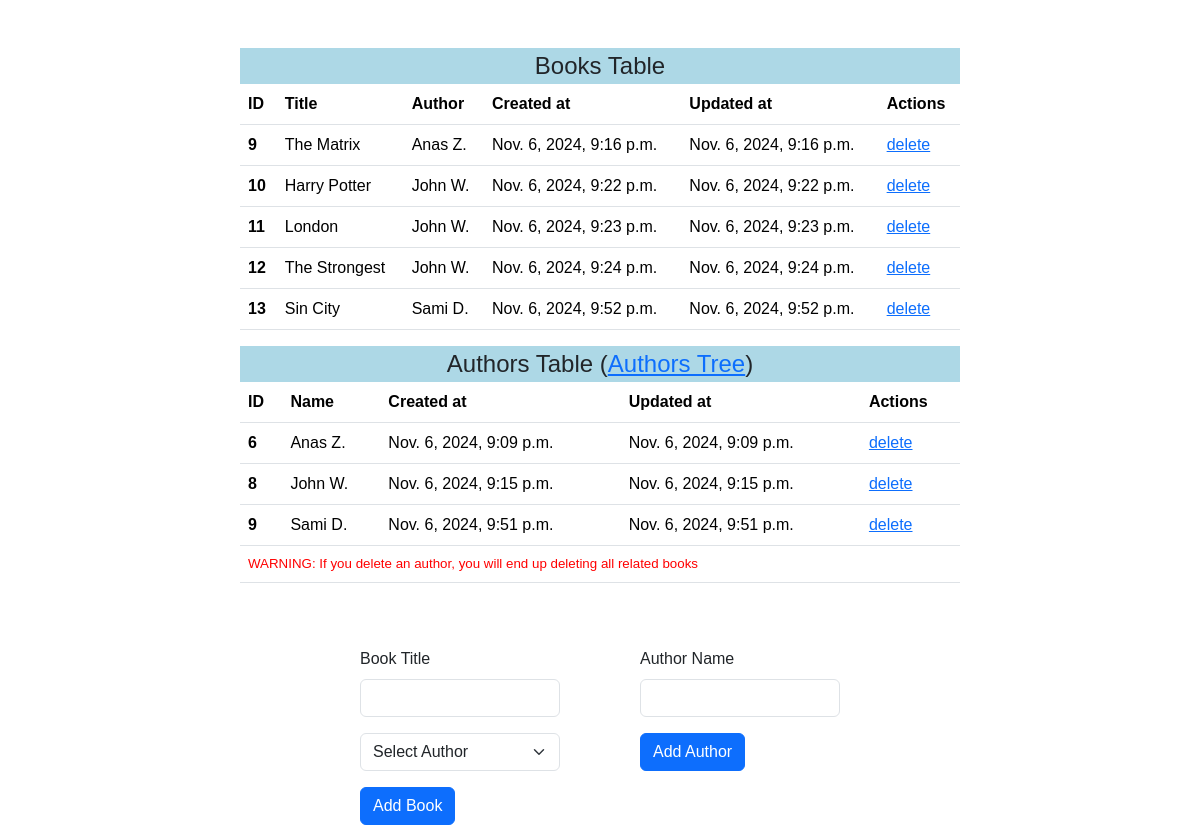
The page / on the database its author committed.
### books/models.py (models this page shows)
class Book(models.Model):
    title = models.CharField(max_length=255)
    author = models.ForeignKey(Author,related_name="books",on_delete=models.CASCADE)
    created_at = models.DateTimeField(auto_now_add=True)
    updated_at = models.DateTimeField(auto_now=True)

class Author(models.Model):
    name = models.CharField(max_length=255)
    created_at = models.DateTimeField(auto_now_add=True)
    updated_at = models.DateTimeField(auto_now=True)

### books/views.py (the view)
# urls.py: path('', views.index),
def index(request):
    context = {
        'all_authors' : models.get_all_authors(),
        'all_books'   : models.get_all_books()
    }
    return render(request , "index.html" , context)

### books/models.py (called while the page is built)
def get_all_authors():
    return Author.objects.all()

def get_all_books():
    return Book.objects.all()

### books/templates/index.html (shortened to what this page needs)
<!DOCTYPE html>
<html lang="en">
<head>
    {% load static %}
    <link rel="stylesheet" href="{% static 'css/bootstrap/bootstrap.css' %}">
    <link rel="stylesheet" href="{% static 'css/my_css/my_style.css' %}">
</head>
<body>
    <div class="tables">
        <table class="table caption-top">
            <div class="table-title">
                Books Table
            </div>
            <tr>
                <th scope="col">ID</th>
                <th scope="col">Title</th>
                <th scope="col">Author</th>
                <th scope="col">Created at</th>
                <th scope="col">Updated at</th>
                <th scope="col">Actions</th>
            </tr>
            <tbody>
            {% for i in all_books %}
            <tr>
                <th scope="row">{{ i.id }}</th>
                <td>{{ i.title }}</td>
                <td>{{ i.author.name }}</td>
                <td>{{ i.created_at }}</td>
                <td>{{ i.updated_at }}</td>
                <td><a href="/deleteBook/{{ i.id }}">delete</a></td>
            </tr>
            {% endfor %}
            </tbody>
        </table>
        <table class="table caption-top">
            <div class="table-title">
                Authors Table (<a href="/treeTables">Authors Tree</a>)
            </div>
            <tr>
                <th scope="col">ID</th>
                <th scope="col">Name</th>
                <th scope="col">Created at</th>
                <th scope="col">Updated at</th>
                <th scope="col">Actions</th>
            </tr>
            <tbody>
            {% for i in all_authors %}
            <tr>
                <th scope="row">{{ i.id }}</th>
                <td>{{ i.name }}</td>
                <td>{{ i.created_at }}</td>
                <td>{{ i.updated_at }}</td>
                <td><a href="/deleteAuthor/{{ i.id }}">delete</a></td>
            </tr>
            {% endfor %}
            <tr>
                <td id="warning-message" colspan="5">WARNING: If you delete an author, you will end up deleting all related books</td>
            </tr>
            </tbody>
        </table>
    </div>
    <div class="forms">
        <form action="/addBook" method="POST">
            <div class="mb-3">
              <label class="form-label">Book Title</label>
              <input name="book_title" type="text" class="form-control" aria-describedby="emailHelp">
            </div>
            <div class="mb-3">
                <select name="author_id" class="form-select" aria-label="Default select example" required>
                    <option selected>Select Author</option>
                  </select>
              </div>
            <button type="submit" class="btn btn-primary">Add Book</button>
          </form>
          <form action="/addAuthor" method="POST">
            <div class="mb-3">
              <label for="exampleInputEmail1" class="form-label">Author Name</label>
              <input name="author_name" type="text" class="form-control" id="exampleInputEmail1" aria-describedby="emailHelp">
            </div>
            <button type="submit" class="btn btn-primary">Add Author</button>
          </form>
    </div>
</body>
</html>

### books/static/css/my_css/my_style.css (style rules this page uses)
* { margin: 0; padding: 0; font-family: sans-serif; }
.table-title { font-size: 3vh; display: flex; justify-content: center; }
.tables { margin: auto; margin-top: 6vh ; width: 90vh; }
.tables div { background-color: lightblue; }
.forms { margin: auto; margin-top: 8vh ; width: 60vh; display: flex; justify-content: space-between; }
.forms form { width: 25vh; }
#warning-message { color: red; font-size: smaller; }

### rows shown on the page
Book: id "9", title "The Matrix", author.name "Anas Z.", created_at "Nov. 6, 2024, 9:16 p.m.", updated_at "Nov. 6, 2024, 9:16 p.m."
Book: id "10", title "Harry Potter", author.name "John W.", created_at "Nov. 6, 2024, 9:22 p.m.", updated_at "Nov. 6, 2024, 9:22 p.m."
Book: id "11", title "London", author.name "John W.", created_at "Nov. 6, 2024, 9:23 p.m.", updated_at "Nov. 6, 2024, 9:23 p.m."
Book: id "12", title "The Strongest", author.name "John W.", created_at "Nov. 6, 2024, 9:24 p.m.", updated_at "Nov. 6, 2024, 9:24 p.m."
Book: id "13", title "Sin City", author.name "Sami D.", created_at "Nov. 6, 2024, 9:52 p.m.", updated_at "Nov. 6, 2024, 9:52 p.m."
Author: id "6", name "Anas Z.", created_at "Nov. 6, 2024, 9:09 p.m.", updated_at "Nov. 6, 2024, 9:09 p.m."
Author: id "8", name "John W.", created_at "Nov. 6, 2024, 9:15 p.m.", updated_at "Nov. 6, 2024, 9:15 p.m."
Author: id "9", name "Sami D.", created_at "Nov. 6, 2024, 9:51 p.m.", updated_at "Nov. 6, 2024, 9:51 p.m."
